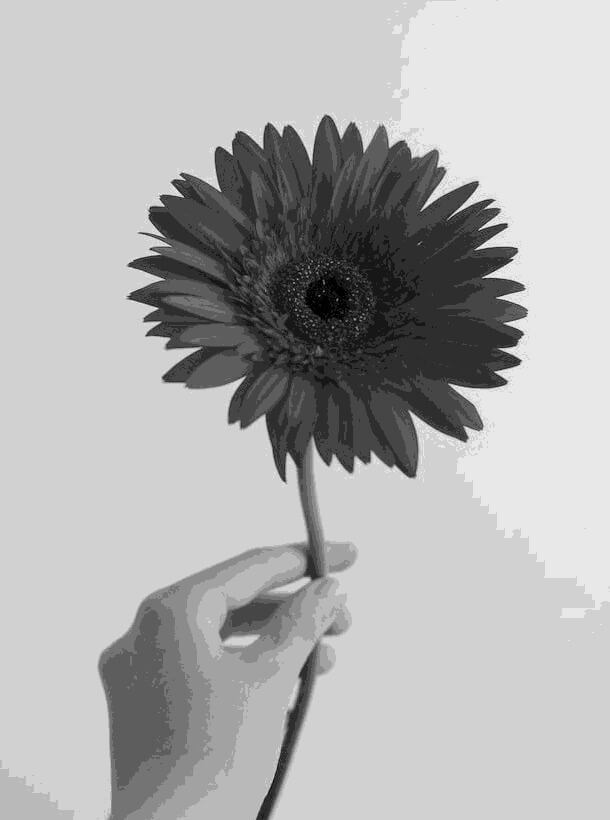
#> input picture BE-Sem6/CV_Assignment/image.jpg, 610 x 820 px
$ python run2.py
#> lines starting #> are read from the running program, lines starting #| are printed output that depends on the picture; after the words box and inside, x2 and y2 are one past the last pixel; in counts of white or black regions, pixels touching at a corner belong together
#> further down, image is the input picture: shape (820, 610, 3); min 0, max 255, mean 176.6
import cv2
import numpy as np
import matplotlib.pyplot as plt

def region_growing_with_color(image, seed_point, threshold=30):
    """
    Perform region growing segmentation using color features in HSV space.

    Parameters:
        image (numpy.ndarray): Color input image (BGR format).
        seed_point (tuple): Starting point for region growing (x, y).
        threshold (int): Color similarity threshold in HSV space.

    Returns:
        numpy.ndarray: Binary mask of the segmented region.
    """
#> called with seed_point = (100, 100), threshold = 30
    # Convert the image to HSV color space
    hsv_image = cv2.cvtColor(image, cv2.COLOR_BGR2HSV)
#> hsv_image: shape (820, 610, 3); mean H, S, V 0, 0, 176.6
    height, width, _ = hsv_image.shape
#> height = 820; width = 610

    # Initialize variables
    segmented = np.zeros((height, width), dtype=np.uint8)
    visited = np.zeros((height, width), dtype=bool)
    seed_value = hsv_image[seed_point[1], seed_point[0]]
#> seed_value = [0, 0, 209]
    stack = [seed_point]

    while stack:
        x, y = stack.pop()
        if visited[y, x]:
            continue
        visited[y, x] = True
        pixel_value = hsv_image[y, x]

        # Check color similarity (Euclidean distance in HSV space)
        distance = np.linalg.norm(pixel_value - seed_value)
        if distance <= threshold:
            segmented[y, x] = 255  # Mark as part of the region

            # Add neighbors to the stack
            for dx, dy in [(-1, 0), (1, 0), (0, -1), (0, 1)]:
                nx, ny = x + dx, y + dy
                if 0 <= nx < width and 0 <= ny < height and not visited[ny, nx]:
                    stack.append((nx, ny))
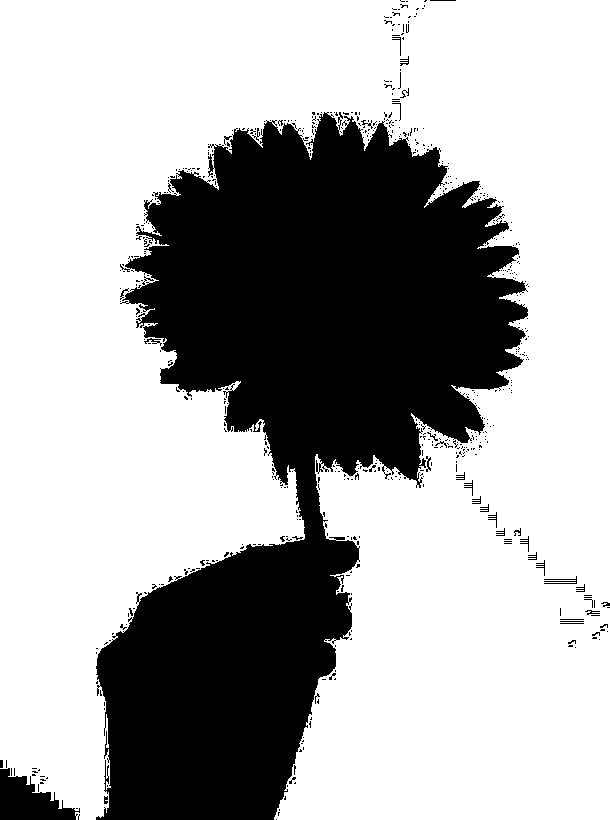
#> segmented: shape (820, 610); 67.8% white; 564 black regions (527 under 20 px), largest, box (x1, y1, x2, y2) and area: (96, 112, 528, 820) 155584, (0, 768, 80, 820) 2350, (544, 576, 577, 584) 104
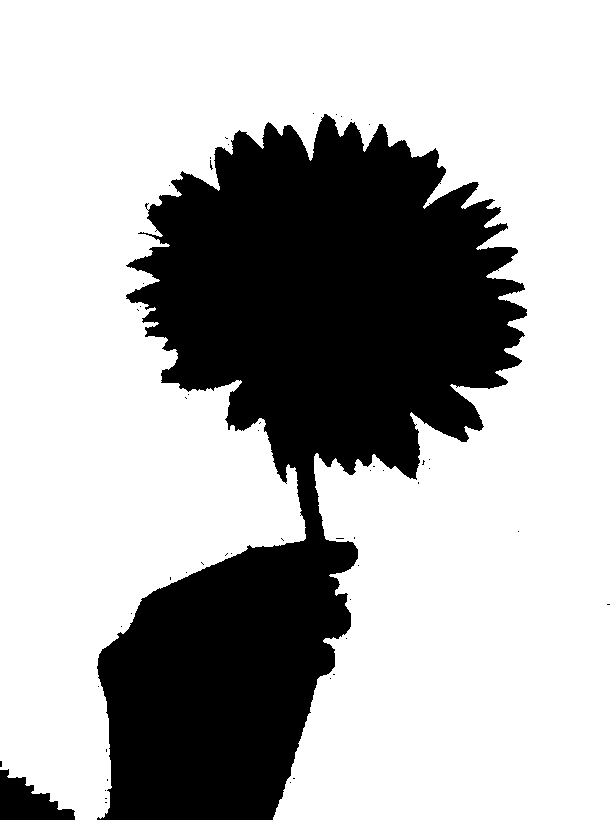
#> visited: shape (820, 610) bool; 69.4% white; 52 black regions (50 under 20 px), largest, box (x1, y1, x2, y2) and area: (97, 114, 527, 820) 150877, (0, 769, 75, 820) 2178
#> after the loop, stack = []

    return segmented

if __name__ == "__main__":
    # Load the image
    image_path = "image.jpg"  # Replace with your image path
    image = cv2.imread(image_path)

    if image is None:
        print("Error: Could not load the image.")
        exit()

    # Define the seed point (x, y)
    seed_point = (100, 100)  # Replace with your desired seed point

    # Perform region growing with color
    threshold = 30  # Adjust the threshold as needed
    segmented_image = region_growing_with_color(image, seed_point, threshold)

    # Create a color mask for the segmented region
    color_mask = np.zeros_like(image)
    color_mask[segmented_image == 255] = [0, 255, 0]  # Green color for the segmented region

    # Overlay the mask on the original image
    overlay_image = cv2.addWeighted(image, 0.7, color_mask, 0.3, 0)
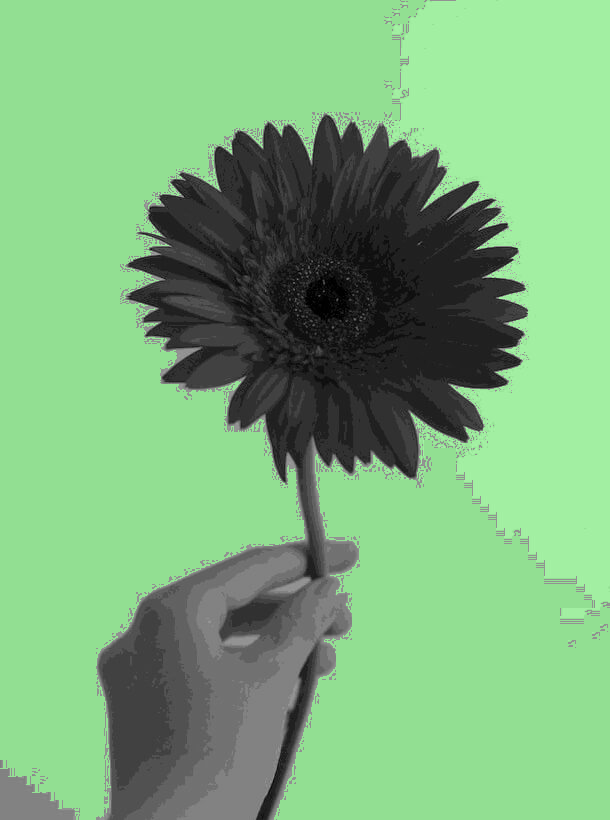
#> overlay_image: shape (820, 610, 3); mean B, G, R 123.4, 175.6, 123.4

    # Display the images side by side
    plt.figure(figsize=(15, 5))

    # Original Image
    plt.subplot(1, 3, 1)
    plt.imshow(cv2.cvtColor(image, cv2.COLOR_BGR2RGB))  # Convert BGR to RGB for proper display
    plt.title("Original Image")
    plt.axis("off")

    # Segmented Mask
    plt.subplot(1, 3, 2)
    plt.imshow(segmented_image, cmap="gray")
    plt.title("Segmented Mask")
    plt.axis("off")

    # Overlay Image
    plt.subplot(1, 3, 3)
    plt.imshow(cv2.cvtColor(overlay_image, cv2.COLOR_BGR2RGB))  # Convert BGR to RGB for proper display
    plt.title("Overlay with Segmented Region")
    plt.axis("off")

    plt.tight_layout()
    plt.show()
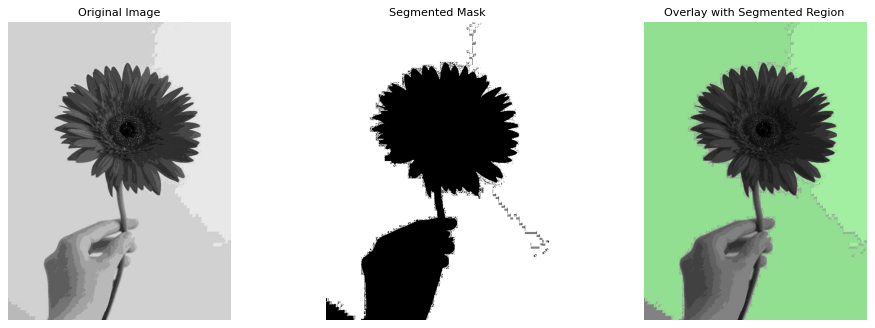
#> figure drawn by matplotlib, 3 panels

$ run again, with BE-Sem6/CV_Assignment/1.png saved as BE-Sem6/CV_Assignment/image.jpg
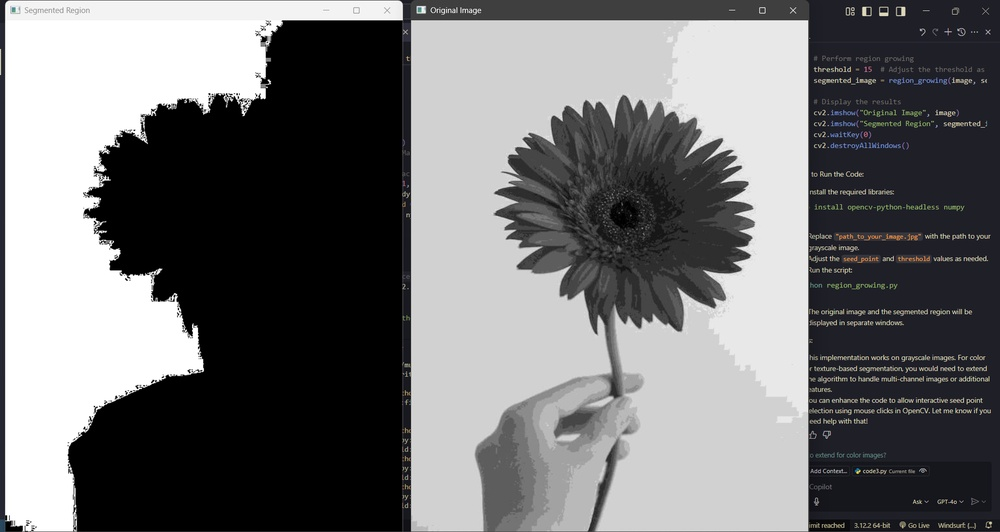
#> input picture BE-Sem6/CV_Assignment/1.png, 1000 x 532 px, shrunk from 1919 x 1021 before the run
#> image is the input picture: shape (532, 1000, 3); mean B, G, R 114.8, 113.7, 113.6
#> hsv_image: shape (532, 1000, 3); mean H, S, V 23.5, 10.9, 115.1
#> seed_value = [0, 0, 255]
#> the loop in region_growing_with_color, `while stack:` made 127048 passes
#> (pixel_value, distance) on passes 1 to 3: ([0, 0, 255], 0), ([0, 0, 255], 0), ([0, 0, 255], 0)
#> after the loop in region_growing_with_color, `while stack:`:
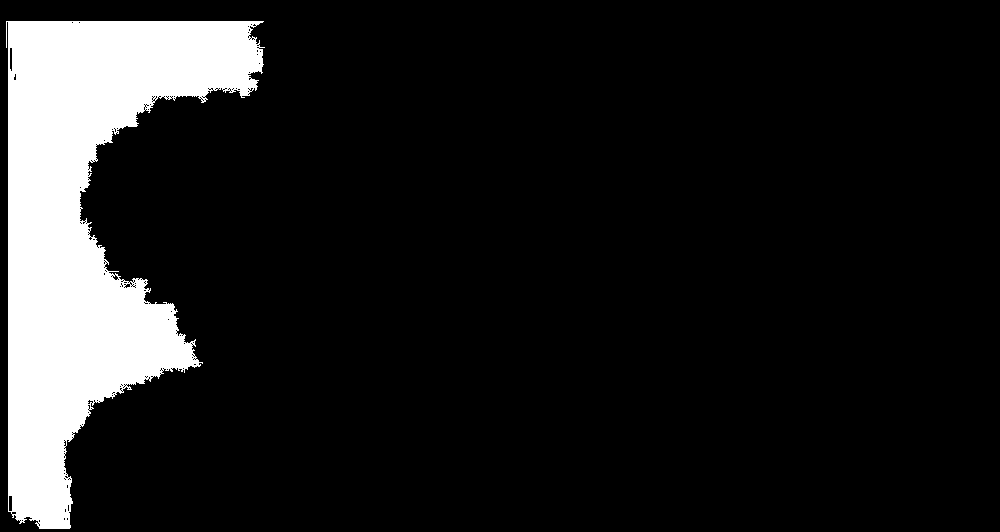
#> segmented: shape (532, 1000); 11.9% white; 1 white region, box (x1, y1, x2, y2) and area: (6, 21, 265, 529) 63089
#> after the loop in region_growing_with_color, `while stack:`: stack = []
#> `plt.show()`:
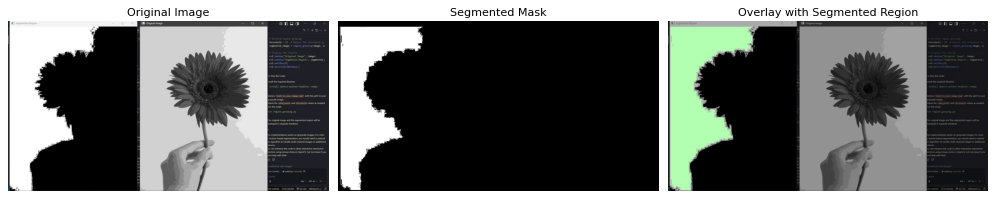
#> figure drawn by matplotlib, 3 panels
